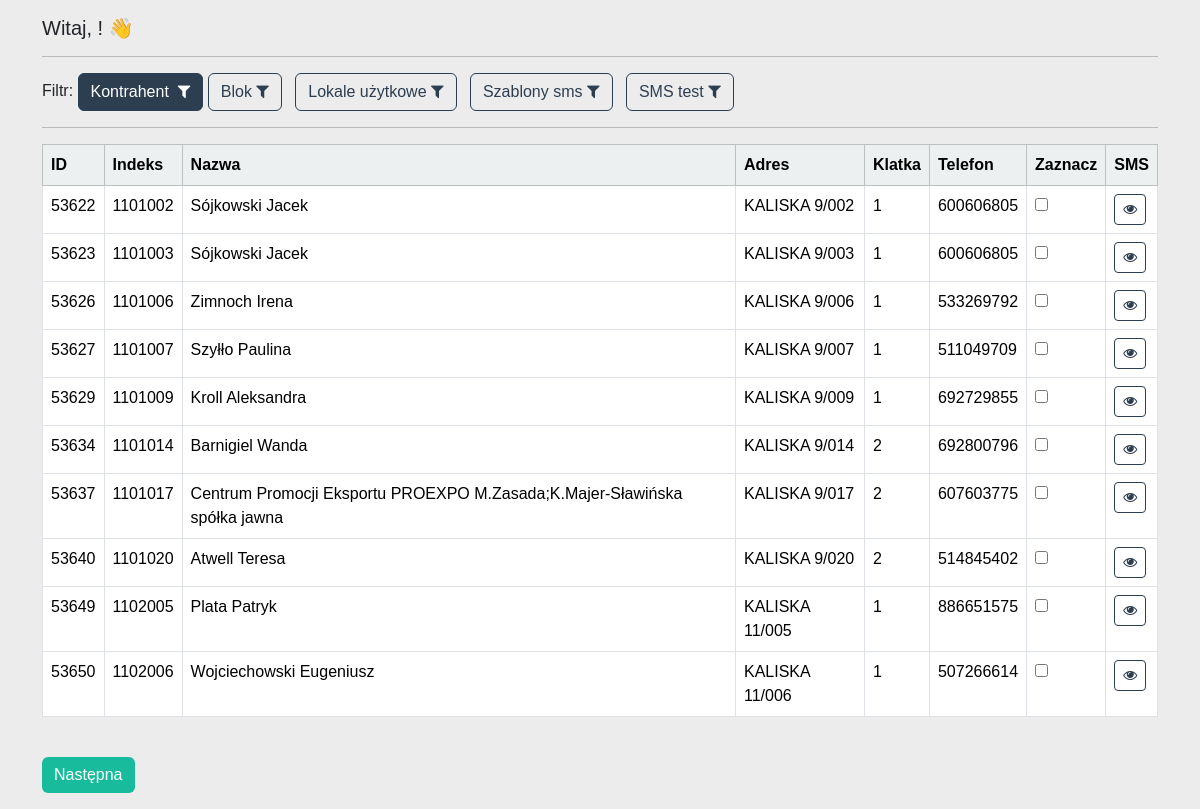
Page /sms/dashboard_sms_kontrahent on the committed database.
### telefony/models.py (models this page shows, shortened)
class Mieszkaniec(models.Model):
    data_utworzenia = models.CharField(max_length=15, blank=True)
    indeks = models.CharField(max_length=7, blank=True)
    nazwa = models.CharField(max_length=255, blank=True)
    adres = models.CharField(max_length=255, blank=True)
    klatka = models.CharField(max_length=2, blank=True)
    telefon = models.CharField(max_length=9, blank=True)
    symbol_budynku = models.CharField(max_length=4, blank=True)
    tak = "tak"
    nie = "nie"
    zgoda_wybor = [
        (tak, "tak"),
        (nie, "nie")
    ]
    zgoda = models.CharField(
        max_length=3,
        choices=zgoda_wybor,
        default=tak,
    )
    ce = "CE"
    nw = "NW"
    ns = "NS"
    administracja_wybor = [
        (ns, "NS"),
        (nw, "NW"),
        (ce, "CE")
    ]
    administracja = models.CharField(
        max_length=2,
        choices=administracja_wybor,
        default=ce,
    )
    content = models.TextField(max_length=160, blank=True, null=True)
    phone = models.TextField(max_length=9, blank=True, null=True)

### sms/views.py (the view, shortened to what this page needs)
# urls.py: path("dashboard_sms_kontrahent", views.dashboard_sms_kontrahent,
def dashboard_sms_kontrahent(request):
    my_records = Mieszkaniec.objects.filter(zgoda__contains="tak")
    p = Paginator(my_records, 10)
    page = request.GET.get("page")
    my_record = p.get_page(page)
    return render(request, "dashboard-sms-kontrahent.html",
                  {"records": my_records, "my_record": my_record})

### sms/templates/dashboard-sms-kontrahent.html (shortened to what this page needs)
{% extends 'base-sms-kontrahent.html' %}
{% block content %}
    <h5> Witaj, {{ user.first_name }} {{ user.last_name }}! 👋 </h5>
    <hr>
    Filtr:
    <a class="btn btn-primary" href="{% url 'dashboard-sms-kontrahent' %}">Kontrahent &nbsp;<i
            class="fa fa-filter"
            aria-hidden="true"></i> </a>
    <a class="btn btn-outline-primary" href="{% url 'dashboard-sms-blok' %}">Blok&nbsp;<i
            class="fa fa-filter"
            aria-hidden="true"></i> </a>&nbsp;&nbsp;
    <a class="btn btn-outline-primary" href="{% url 'dashboard-sms-lu' %}">Lokale użytkowe&nbsp;<i
            class="fa fa-filter"
            aria-hidden="true"></i> </a>&nbsp;&nbsp;
    <a class="btn btn-outline-primary" href="{% url 'dashboard-szablony' %}">Szablony sms&nbsp;<i
            class="fa fa-filter"
            aria-hidden="true"></i> </a>&nbsp;&nbsp;
    <a class="btn btn-outline-primary" href="{% url 'sms-test' %}">SMS test&nbsp;<i
            class="fa fa-filter"
            aria-hidden="true"></i> </a>&nbsp;&nbsp;
    <hr>
    <form id="smsForm" method="POST" autocomplete="off">
        <table class="table  table-bordered" id="sample_data">
            <thead class="table-light">
            <tr>
                <th scope="col"> ID</th>
                <th scope="col"> Indeks</th>
                <th scope="col"> Nazwa</th>
                <th scope="col"> Adres</th>
                <th scope="col"> Klatka</th>
                <th scope="col"> Telefon</th>
                <th scope="col"> Zaznacz</th>
                <th scope="col"> SMS</th>
            </tr>
            </thead>
            <tbody>
            {% if records %}
                {% for record in my_record %}
                    <tr>
                        <td> {{ record.id }} </td>
                        <td> {{ record.indeks }} </td>
                        <td> {{ record.nazwa }}</td>
                        <td> {{ record.adres }} </td>
                        <td> {{ record.klatka }} </td>
                        <td> {{ record.telefon }} </td>
                        <td><input type="checkbox" name="selected_records" value="{{ record.id }}"></td>
                        <td><a class="btn btn-outline-primary btn-sm" href="{% url 'sms-view' record.id %}">
                            <i class="fa fa-eye" aria-hidden="true"></i> </a></td>
                    </tr>
                {% endfor %}
            {% endif %}
            </tbody>
        </table>
    </form>
    <br>
    <nav aria-label="Page navigation example">
        <ul class="pagination">
            {% if my_record.has_next %}
                <li class="page-item"><a class="page-link" href="?page={{ my_record.next_page_number }}">Następna</a>
                </li>
            {% endif %}
        </ul>
    </nav>
{% endblock %}

### static/css/styles.css (style rules this page uses)
* { padding: 0; margin: 0; font-family: 'Poppins', sans-serif; }
body { display: flex; align-items: center; justify-content: center; height: 100vh; width: 100vw; background: #ececec; overflow: hidden; }

### rows in the picture
Mieszkaniec: id "53622", indeks "1101002", nazwa "Sójkowski Jacek", adres "KALISKA 9/002", klatka "1", telefon "600606805"
Mieszkaniec: id "53623", indeks "1101003", nazwa "Sójkowski Jacek", adres "KALISKA 9/003", klatka "1", telefon "600606805"
Mieszkaniec: id "53626", indeks "1101006", nazwa "Zimnoch Irena", adres "KALISKA 9/006", klatka "1", telefon "533269792"
Mieszkaniec: id "53627", indeks "1101007", nazwa "Szyłło Paulina", adres "KALISKA 9/007", klatka "1", telefon "511049709"
Mieszkaniec: id "53629", indeks "1101009", nazwa "Kroll Aleksandra", adres "KALISKA 9/009", klatka "1", telefon "692729855"
Mieszkaniec: id "53634", indeks "1101014", nazwa "Barnigiel Wanda", adres "KALISKA 9/014", klatka "2", telefon "692800796"
Mieszkaniec: id "53637", indeks "1101017", nazwa "Centrum Promocji Eksportu PROEXPO M.Zasada;K.Majer-Sławińska spółka jawna", adres "KALISKA 9/017", klatka "2", telefon "607603775"
Mieszkaniec: id "53640", indeks "1101020", nazwa "Atwell Teresa", adres "KALISKA 9/020", klatka "2", telefon "514845402"
Mieszkaniec: id "53649", indeks "1102005", nazwa "Plata Patryk", adres "KALISKA 11/005", klatka "1", telefon "886651575"
Mieszkaniec: id "53650", indeks "1102006", nazwa "Wojciechowski Eugeniusz", adres "KALISKA 11/006", klatka "1", telefon "507266614"
